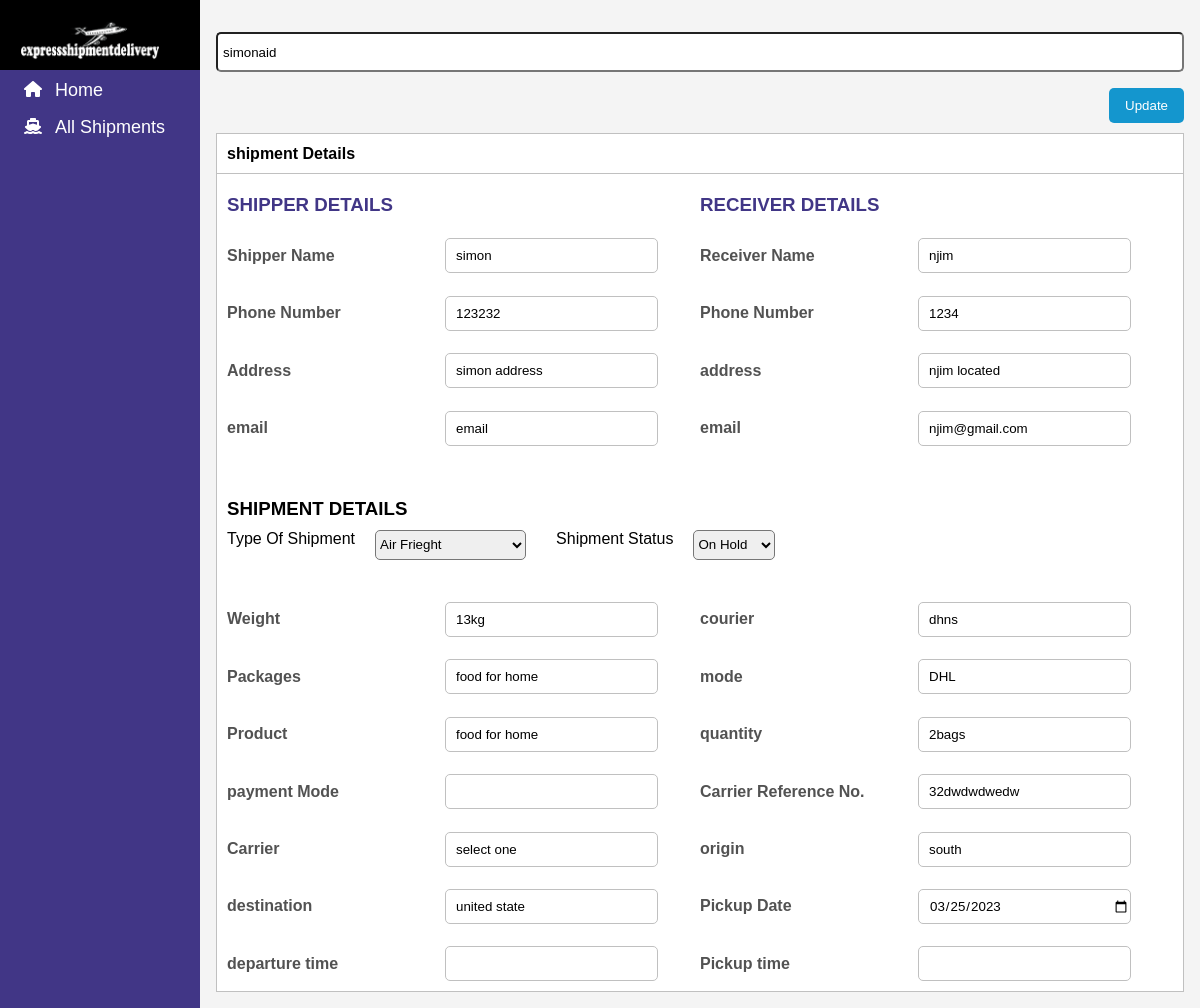
Screenshot of /update_shipment.php?shipmentID=simonaid (signed in) with the database file from the repository.
### tables this page shows
CREATE TABLE `orders` (
  `shipmentID` varchar(50) DEFAULT NULL,
  `shipperName` varchar(50) DEFAULT NULL,
  `recieverName` varchar(50) DEFAULT NULL,
  `recieveraddress` varchar(50) DEFAULT NULL,
  `departuretime` varchar(50) DEFAULT NULL,
  `Emailaddress` varchar(50) DEFAULT NULL,
  `senderaddress` varchar(50) DEFAULT NULL,
  `shipmenttype` varchar(50) DEFAULT NULL,
  `weight` varchar(50) DEFAULT NULL,
  `courier` varchar(50) DEFAULT NULL,
  `pakages` varchar(50) DEFAULT NULL,
  `mode` varchar(50) DEFAULT NULL,
  `product` varchar(50) DEFAULT NULL,
  `quantity` varchar(50) DEFAULT NULL,
  `destination` varchar(50) DEFAULT NULL,
  `paymentmode` varchar(50) DEFAULT NULL,
  `shipperphone` varchar(50) DEFAULT NULL,
  `shipperemail` varchar(50) DEFAULT NULL,
  `carrier` varchar(50) DEFAULT NULL,
  `origin` varchar(50) DEFAULT NULL,
  `pickupdate` varchar(50) DEFAULT NULL,
  `status` varchar(50) DEFAULT NULL,
  `phone` varchar(50) DEFAULT NULL,
  `pickuptime` varchar(50) DEFAULT NULL,
  `CarrierReferenceNum` varchar(100) DEFAULT NULL,
  `dateofreg` datetime DEFAULT current_timestamp()
);

### Backend/config/connection.php (called while the page is built, shortened)
<?php
class ConnectionString{
    function Connection(){
 $this->host = "localhost";
 $this->username = "globecom_ftracking";
 $this->database = "globecom_ftracking";
 $this->password = "vR3]VhU2d+[%";
        try{
            $dsn = 'mysql:host=' . $this->host .';' . 'dbname=' . $this->database;
            $pdo = new PDO($dsn, $this->username, $this->password);
            $pdo->setAttribute(PDO::ATTR_ERRMODE, PDO::ERRMODE_EXCEPTION);
            $pdo->setAttribute(PDO::ATTR_DEFAULT_FETCH_MODE, PDO::FETCH_ASSOC);
           return $pdo;
        }
        catch(PDOException $error){
           echo "something went wrong trying to connect" . $error->getMessage();
        }
    }
}
?>

### Backend/controllers/Order.php (called while the page is built, shortened)
<?php
class Order extends ConnectionString
{
    function getSingle($shipmentid)
    {
        $sql  = "SELECT * FROM orders WHERE shipmentID=?";
        $stmt = $this->Connection()->prepare($sql);
        $stmt->execute([$shipmentid]);
        $rows =   $stmt->fetchAll();
        if(count($rows) > 0){
            return $rows;
        }else{
            return;
        }
    }
}

### update_shipment.php (the view, shortened to what this page needs)
<?php
require('Backend/config/connection.php');
require('Backend/controllers/Order.php');
$order = new Order();
$id = $_GET['shipmentID'];
$result = $order->getSingle($id);
?>
<?php include('sidebar.php') ?>
<?php foreach($result as $re):?>
<?php if($re['shipmentID'] == $id):?>
<div class="contents_main">
    <form action="<?php 'PHP_SELF' ?>" method="POST">
        <div class="shipment_registration">
            <input type="text" name="trackingid"
            value="<?php echo $re['shipmentID']?>"
            required>
        </div>
        <div class="btn_registration">
            <button type="submit" name="submit">Update</button>
        </div>
        <div class="shipment_details">
            <div class="col_one">
                <div class="shipment_top">
                    shipment Details
                </div>
                <div class="shipment_splite">
                    <div class="shipment_split_one">
                        <h3>SHIPPER DETAILS</h3>
                        <div class="col_split_two">
                            <div class="ship_name">Shipper Name</div>
                            <div class="content_form">
                                <input type="text" value="<?php echo $re['shipperName']?>" name="shippername">
                            </div>
                        </div>
                        <div class="col_split_two">
                            <div class="ship_name">Phone Number</div>
                            <div class="content_form">
                                <input type="number" name="shipperphone"
                                value="<?php echo $re['shipperphone']?>"
                                >
                            </div>
                        </div>
                        <div class="col_split_two">
                            <div class="ship_name">Address</div>
                            <div class="content_form">
                                <input type="text" name="shipperaddress"
                                value="<?php echo $re['senderaddress']?>"
                                >
                            </div>
                        </div>
                        <div class="col_split_two">
                            <div class="ship_name">email</div>
                            <div class="content_form">
                                <input type="text" name="shipperemail"
                                value="<?php echo $re['shipperemail']?>"
                                >
                            </div>
                        </div>
                    </div>
                    <div class="shipment_split_one">
                        <h3>RECEIVER DETAILS</h3>
                        <div class="col_split_two">
                            <div class="ship_name">
                                Receiver Name</div>
                            <div class="content_form">
                                <input type="text" name="recivername"
                                value="<?php echo $re['recieverName']?>"
                                >
                            </div>
                        </div>
                        <div class="col_split_two">
                            <div class="ship_name">
                                Phone Number</div>
                            <div class="content_form">
                                <input type="text" name="reciverphone"
                                value="<?php echo $re['phone'] ?? ""?>"
                                >
                            </div>
                        </div>
                        <div class="col_split_two">
                            <div class="ship_name">
                                address</div>
                            <div class="content_form">
                                <input type="text" name="reciveraddress"
                                value="<?php echo $re['recieveraddress'] ?>"
                                >
                            </div>
                        </div>
                        <div class="col_split_two">
                            <div class="ship_name">
                                email</div>
                            <div class="content_form">
                                <input type="email" name="reciveremail"
                                value="<?php echo $re['Emailaddress'] ?>"
                                >
                            </div>
                        </div>
                    </div>
                </div>
            </div>
            <div class="col_two">
                <div class="shipper_details_more_forms">
                    <h3>SHIPMENT DETAILS</h3>
                </div>
                <div class="col_options_main">
                    <div class="col_main_types">
                    <div class="col_type">
                        <div>type of shipment</div>
                        <select name="typeof">
                            <option value="<?php echo $re['shipmenttype']?>"><?php echo $re['shipmenttype']?></option>
                        </select>
                    </div>
                    <div class="col_type margin-left">
                        <div>shipment status</div>
                        <select name="status" >
                            <option value="<?php echo $re['status']?>"><?php echo $re['status']?></option>
                        </select>
                    </div>
                    </div>
                    <div class="shipment_splite">
                        <div class="shipment_split_one">
                            <div class="col_split_two">
                                <div class="ship_name">Weight</div>
                                <div class="content_form">
                                    <input type="text" name="weight"
                                    value="<?php echo $re['weight']?>"
                                    >
                                </div>
                            </div>
                            <div class="col_split_two">
                                <div class="ship_name">Packages</div>
                                <div class="content_form">
                                    <input type="text" name="packages"
                                    value="<?php echo $re['pakages']?>"
                                    >
                                </div>
                            </div>
                            <div class="col_split_two">
                                <div class="ship_name">Product</div>
                                <div class="content_form">
                                    <input type="text" name="product"
                                    value="<?php echo $re['product']?>"
                                    >
                                </div>
                            </div>
                            <div class="col_split_two">
                                <div class="ship_name">payment Mode</div>
                                <div class="content_form">
                                    <input type="text" name="paymentmode" value="<?php echo $re['paymentmode']?>"/>
                                </div>
                            </div>
                            <div class="col_split_two">
                                <div class="ship_name">Carrier</div>
                                <div class="content_form">
                                       <input type="text" name="carrier" value="<?php echo $re['carrier']?>">
                                </div>
                            </div>
                            <div class="col_split_two">
                                <div class="ship_name">destination</div>
                                <div class="content_form">
                                    <input type="text" name="destination" value="<?php echo $re['destination']?>">
                                </div>
                            </div>
                            <div class="col_split_two">
                                <div class="ship_name">departure time</div>
                                <div class="content_form">
                                    <input type="text" name="departuretime" value="<?php echo $re['departuretime']?>">
                                </div>
                            </div>
                        </div>
                        <div class="shipment_split_one">
                            <div class="col_split_two">
                                <div class="ship_name">
                                    courier </div>
                                <div class="content_form">
                                    <input type="text" name="courier" value="<?php echo $re['courier']?>">
                                </div>
                            </div>
                            <div class="col_split_two">
                                <div class="ship_name">
                                    mode </div>
                                <div class="content_form">
                                            <input type="text" name="mode" value="<?php echo $re['mode']?>"/>
                                </div>
                            </div>
                            <div class="col_split_two">
                                <div class="ship_name">
                                    quantity</div>
                                <div class="content_form">
                                    <input type="text" name="quantity" value="<?php echo $re['quantity']?>">
                                </div>
                            </div>
                            <div class="col_split_two">
                                <div class="ship_name">
                                    Carrier Reference No. </div>
                                <div class="content_form">
                                    <input type="text" name="carriernumber" value="<?php echo $re['CarrierReferenceNum']?>">
                                </div>
                            </div>
                            <div class="col_split_two">
                                <div class="ship_name">
                                    origin </div>
                                <div class="content_form">
                                    <input type="text" name="origin" value="<?php echo $re['origin'] ?>">
                                </div>
                            </div>
                            <div class="col_split_two">
                                <div class="ship_name">
                                    Pickup Date </div>
                                <div class="content_form">
                                    <input type="date" name="pickup" value="<?php echo $re['pickupdate'] ?>">
                                </div>
                            </div>
                            <div class="col_split_two">
                                <div class="ship_name">
                                    Pickup time </div>
                                <div class="content_form">
                                    <input type="text" name="pickuptime" value="<?php echo $re['pickuptime'] ?>">
                                </div>
                            </div>
                        </div>
                    </div>
                </div>
            </div>
        </div>
    </form>
</div>
<?php endif;?>
<?php endforeach;?>
<?php include('admin.footer.php') ?>

### css/companyscss.css (style rules this page uses)
* { padding: 0; margin: 0; -webkit-box-sizing: border-box; box-sizing: border-box; font-family: Arial, Helvetica, sans-serif; }
.contents_main { width: 100%; height: 100vh; padding: 1rem; background-color: #f4f4f4; overflow-y: scroll; }
.shipment_registration { height: 40px; width: 100%; background-color: #fefefe; display: -webkit-box; display: -ms-flexbox; display: flex; -webkit-box-align: center; -ms-flex-align: center; align-items: center; border-radius: 5px; margin-top: 1rem; }
.shipment_registration input { height: 100%; width: 100%; outline: none; padding: 5px; border-radius: inherit; }
.shipment_details { margin-top: 10px; background-color: white; border: 1px solid silver; }
.shipment_details .shipment_top { width: 100%; height: 40px; display: -webkit-box; display: -ms-flexbox; display: flex; -webkit-box-align: center; -ms-flex-align: center; align-items: center; border-bottom: 1px solid silver; padding: 10px; font-weight: bold; }
.shipment_details .shipment_splite { padding: 10px; width: 100%; display: -webkit-box; display: -ms-flexbox; display: flex; }
.shipment_details .shipment_splite .shipment_split_one { -webkit-box-flex: .5; -ms-flex: .5; flex: .5; margin-top: 10px; }
.shipment_details .shipment_splite .shipment_split_one h3 { color: #413686; }
.shipment_details .col_split_two { display: -webkit-box; display: -ms-flexbox; display: flex; -webkit-box-align: center; -ms-flex-align: center; align-items: center; margin-top: 1.4rem; }
.shipment_details .content_form { -webkit-box-flex: .5; -ms-flex: .5; flex: .5; height: 35px; border-radius: 5px; margin-left: 3rem; }
.shipment_details .content_form select, .shipment_details .content_form input { height: 100%; width: 100%; border-radius: 5px; padding-left: 10px; outline: none; border: none; border: 1px solid silver; }
.ship_name { font-weight: bold; -webkit-box-flex: .4; -ms-flex: .4; flex: .4; font-size: 16px; color: #525252; }
.shipper_details_more_forms { padding: 10px; margin-top: 2rem; }
.col_type { display: -webkit-box; display: -ms-flexbox; display: flex; padding-left: 10px; }
.col_type div { text-transform: capitalize; }
.col_type select { margin-left: 20px; height: 30px; border-radius: 5px; outline: none; text-transform: capitalize; }
.btn_registration { width: 100%; margin-top: 1rem; display: -webkit-box; display: -ms-flexbox; display: flex; -webkit-box-align: center; -ms-flex-align: center; align-items: center; -webkit-box-pack: end; -ms-flex-pack: end; justify-content: flex-end; }
.btn_registration button { padding: 10px 1rem; cursor: pointer; background-color: #1496ce; outline: none; color: white; border-radius: 5px; border: none; }
.col_main_types { display: -webkit-box; display: -ms-flexbox; display: flex; -webkit-box-align: center; -ms-flex-align: center; align-items: center; }
.col_main_types .margin-left { margin-left: 20px; }

### rows the page displays
orders: trackingid "simonaid", shippername "simon", shipperphone "123232", shipperaddress "simon address", shipperemail "email", recivername "njim", reciverphone "1234", reciveraddress "njim located", reciveremail "njim@gmail.com", typeof "air frieght", status "on hold", weight "13kg", packages "food for home", product "food for home", carrier "select one", destination "united state", courier "dhns", mode "DHL", quantity "2bags", carriernumber "32dwdwdwedw", origin "south", pickup "03/25/2023"
